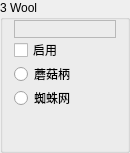
                 <widget class="QGroupBox" name="Base03">
                  <property name="sizePolicy">
                   <sizepolicy hsizetype="Fixed" vsizetype="Preferred">
                    <horstretch>0</horstretch>
                    <verstretch>0</verstretch>
                   </sizepolicy>
                  </property>
                  <property name="minimumSize">
                   <size>
                    <width>130</width>
                    <height>0</height>
                   </size>
                  </property>
                  <property name="maximumSize">
                   <size>
                    <width>130</width>
                    <height>16777215</height>
                   </size>
                  </property>
                  <property name="autoFillBackground">
                   <bool>true</bool>
                  </property>
                  <property name="title">
                   <string>3 Wool</string>
                  </property>
                  <property name="flat">
                   <bool>false</bool>
                  </property>
                  <layout class="QVBoxLayout" name="verticalLayout_15">
                   <property name="spacing">
                    <number>0</number>
                   </property>
                   <property name="topMargin">
                    <number>0</number>
                   </property>
                   <property name="bottomMargin">
                    <number>0</number>
                   </property>
                   <item>
                    <widget class="QLabel" name="Color03">
                     <property name="font">
                      <font>
                       <family>微软雅黑</family>
                       <pointsize>9</pointsize>
                      </font>
                     </property>
                     <property name="frameShape">
                      <enum>QFrame::StyledPanel</enum>
                     </property>
                     <property name="text">
                      <string/>
                     </property>
                    </widget>
                   </item>
                   <item>
                    <widget class="QCheckBox" name="Enable03">
                     <property name="text">
                      <string>启用</string>
                     </property>
                    </widget>
                   </item>
                   <item>
                    <widget class="QRadioButton" name="is03MushroomStem">
                     <property name="text">
                      <string>蘑菇柄</string>
                     </property>
                     <property name="icon">
                      <iconset resource="../BlockTextures.qrc">
                       <normaloff>:/new/Textures/Slope/block/mushroom_stem.png</normaloff>:/new/Textures/Slope/block/mushroom_stem.png</iconset>
                     </property>
                    </widget>
                   </item>
                   <item>
                    <widget class="QRadioButton" name="is03CobWeb">
                     <property name="text">
                      <string>蜘蛛网</string>
                     </property>
                     <property name="icon">
                      <iconset resource="../BlockTextures.qrc">
                       <normaloff>:/new/Textures/Slope/block/cobweb.png</normaloff>:/new/Textures/Slope/block/cobweb.png</iconset>
                     </property>
                    </widget>
                   </item>
                   <item>
                    <spacer name="verticalSpacer_12">
                     <property name="orientation">
                      <enum>Qt::Vertical</enum>
                     </property>
                     <property name="sizeHint" stdset="0">
                      <size>
                       <width>20</width>
                       <height>40</height>
                      </size>
                     </property>
                    </spacer>
                   </item>
                  </layout>
                 </widget>
